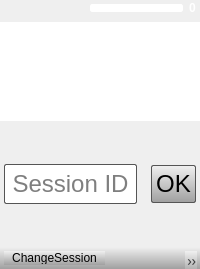
<?xml version="1.0" encoding="UTF-8"?>
<ui version="4.0">
 <class>OverlayWidget</class>
 <widget class="QWidget" name="OverlayWidget">
  <property name="geometry">
   <rect>
    <x>0</x>
    <y>0</y>
    <width>200</width>
    <height>269</height>
   </rect>
  </property>
  <property name="sizePolicy">
   <sizepolicy hsizetype="Fixed" vsizetype="Preferred">
    <horstretch>0</horstretch>
    <verstretch>0</verstretch>
   </sizepolicy>
  </property>
  <property name="minimumSize">
   <size>
    <width>200</width>
    <height>0</height>
   </size>
  </property>
  <property name="maximumSize">
   <size>
    <width>200</width>
    <height>16777215</height>
   </size>
  </property>
  <property name="windowTitle">
   <string>Form</string>
  </property>
  <property name="styleSheet">
   <string notr="true">background: #333 url(:images/images/background.png);</string>
  </property>
  <layout class="QGridLayout" name="gridLayout">
   <property name="margin">
    <number>0</number>
   </property>
   <item row="1" column="0" colspan="2">
    <widget class="QGraphicsView" name="graphicsView">
     <property name="frameShape">
      <enum>QFrame::NoFrame</enum>
     </property>
    </widget>
   </item>
   <item row="2" column="0">
    <widget class="QLineEdit" name="sessionIdEdit">
     <property name="enabled">
      <bool>true</bool>
     </property>
     <property name="styleSheet">
      <string notr="true">font-size: 24px;
border: 1px solid #555;
border-radius: 2px;
padding: 4px;
margin: auto 4px;
background: white;</string>
     </property>
     <property name="alignment">
      <set>Qt::AlignCenter</set>
     </property>
     <property name="placeholderText">
      <string>Session ID</string>
     </property>
    </widget>
   </item>
   <item row="2" column="1">
    <widget class="QPushButton" name="loginButton">
     <property name="enabled">
      <bool>true</bool>
     </property>
     <property name="styleSheet">
      <string notr="true">QPushButton#loginButton {
    font-size: 24px;
    border: 1px solid #555;
    border-radius: 2px;
    padding: 4px;
    margin: 4px;
	background: qlineargradient(spread:pad, x1:0, y1:0, x2:0, y2:1, stop:0 rgba(240, 240, 240, 255), stop:1 rgba(160, 160, 160, 255));
}

QPushButton#loginButton:hover {
	background: qlineargradient(spread:pad, x1:0, y1:0, x2:0, y2:1, stop:0 rgba(160, 160, 160, 255), stop:1 rgba(200, 200, 200, 255));
}</string>
     </property>
     <property name="text">
      <string>OK</string>
     </property>
     <property name="autoDefault">
      <bool>true</bool>
     </property>
     <property name="default">
      <bool>true</bool>
     </property>
    </widget>
   </item>
   <item row="3" column="0" colspan="2">
    <widget class="QToolBar" name="menuWidget">
     <property name="sizePolicy">
      <sizepolicy hsizetype="Preferred" vsizetype="Fixed">
       <horstretch>0</horstretch>
       <verstretch>0</verstretch>
      </sizepolicy>
     </property>
     <property name="minimumSize">
      <size>
       <width>0</width>
       <height>22</height>
      </size>
     </property>
     <property name="maximumSize">
      <size>
       <width>16777215</width>
       <height>22</height>
      </size>
     </property>
     <property name="autoFillBackground">
      <bool>false</bool>
     </property>
     <property name="styleSheet">
      <string notr="true">background: qlineargradient(spread:pad, x1:0, y1:0, x2:0, y2:1, stop:0 rgba(240, 240, 240, 255), stop:1 rgba(160, 160, 160, 255));</string>
     </property>
     <addaction name="actionChangeSession"/>
     <addaction name="actionMakeTransparent"/>
     <addaction name="actionFullscreen"/>
     <addaction name="actionExit"/>
    </widget>
   </item>
   <item row="0" column="0" colspan="2">
    <layout class="QHBoxLayout" name="horizontalLayout">
     <property name="spacing">
      <number>2</number>
     </property>
     <property name="leftMargin">
      <number>4</number>
     </property>
     <property name="rightMargin">
      <number>4</number>
     </property>
     <item>
      <widget class="QLabel" name="sessionNameLabel">
       <property name="sizePolicy">
        <sizepolicy hsizetype="Expanding" vsizetype="Preferred">
         <horstretch>0</horstretch>
         <verstretch>0</verstretch>
        </sizepolicy>
       </property>
       <property name="minimumSize">
        <size>
         <width>80</width>
         <height>0</height>
        </size>
       </property>
       <property name="styleSheet">
        <string notr="true">font-size: 12px;
color: white;
font-weight: bold;</string>
       </property>
       <property name="text">
        <string/>
       </property>
       <property name="alignment">
        <set>Qt::AlignCenter</set>
       </property>
      </widget>
     </item>
     <item>
      <widget class="QProgressBar" name="progressBar">
       <property name="sizePolicy">
        <sizepolicy hsizetype="Expanding" vsizetype="Fixed">
         <horstretch>0</horstretch>
         <verstretch>0</verstretch>
        </sizepolicy>
       </property>
       <property name="styleSheet">
        <string notr="true">QProgressBar {
	border: 1px solid #fff;
	border-radius: 2px;
	margin: 4px;
	height: 6px;
}

QProgressBar::chunk {
	width: 8px;
	margin: 1px;
	background-color: #dde;
}</string>
       </property>
       <property name="value">
        <number>0</number>
       </property>
       <property name="textVisible">
        <bool>false</bool>
       </property>
       <property name="invertedAppearance">
        <bool>false</bool>
       </property>
      </widget>
     </item>
     <item>
      <widget class="QLabel" name="onlineUsersLabel">
       <property name="sizePolicy">
        <sizepolicy hsizetype="Expanding" vsizetype="Preferred">
         <horstretch>0</horstretch>
         <verstretch>0</verstretch>
        </sizepolicy>
       </property>
       <property name="styleSheet">
        <string notr="true">font-size: 12px;
color: white;
font-weight: bold;</string>
       </property>
       <property name="text">
        <string>0</string>
       </property>
       <property name="alignment">
        <set>Qt::AlignCenter</set>
       </property>
      </widget>
     </item>
    </layout>
   </item>
  </layout>
  <action name="actionChangeSession">
   <property name="icon">
    <iconset resource="../resources/resources.qrc">
     <normaloff>:/images/images/system-switch-user.png</normaloff>:/images/images/system-switch-user.png</iconset>
   </property>
   <property name="text">
    <string>ChangeSession</string>
   </property>
  </action>
  <action name="actionMakeTransparent">
   <property name="checkable">
    <bool>true</bool>
   </property>
   <property name="checked">
    <bool>true</bool>
   </property>
   <property name="icon">
    <iconset resource="../resources/resources.qrc">
     <normaloff>:/images/images/layer-visible-off.png</normaloff>
     <normalon>:/images/images/layer-visible-on.png</normalon>:/images/images/layer-visible-off.png</iconset>
   </property>
   <property name="text">
    <string>Make transparent</string>
   </property>
   <property name="toolTip">
    <string>Make transparent</string>
   </property>
  </action>
  <action name="actionFullscreen">
   <property name="checkable">
    <bool>true</bool>
   </property>
   <property name="icon">
    <iconset resource="../resources/resources.qrc">
     <normaloff>:/images/images/view-fullscreen.png</normaloff>
     <normalon>:/images/images/view-restore.png</normalon>:/images/images/view-fullscreen.png</iconset>
   </property>
   <property name="text">
    <string>Fullscreen</string>
   </property>
   <property name="toolTip">
    <string>Fullscreen</string>
   </property>
  </action>
  <action name="actionExit">
   <property name="icon">
    <iconset resource="../resources/resources.qrc">
     <normaloff>:/images/images/application-exit.png</normaloff>
     <normalon>:/images/images/view-restore.png</normalon>:/images/images/application-exit.png</iconset>
   </property>
   <property name="text">
    <string>Exit</string>
   </property>
   <property name="toolTip">
    <string>Exit</string>
   </property>
  </action>
 </widget>
 <resources>
  <include location="../resources/resources.qrc"/>
 </resources>
 <connections/>
</ui>
